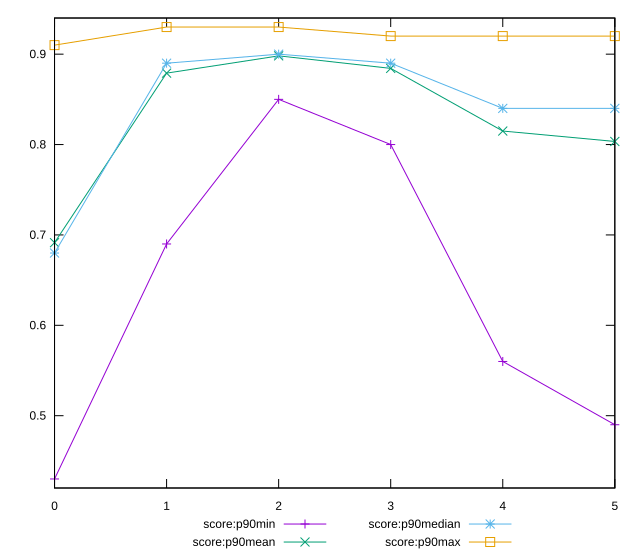

Here is the gnuplot script that generated this plot:
reset

$scoreP90Min <<EOF
0 0.43
1 0.69
2 0.85
3 0.8
4 0.56
5 0.49
EOF

$scoreP90Mean <<EOF
0 0.6914285714285713
1 0.8790109890109888
2 0.8981318681318682
3 0.8842857142857137
4 0.8149450549450546
5 0.8034065934065934
EOF

$scoreP90Median <<EOF
0 0.68
1 0.89
2 0.9
3 0.89
4 0.84
5 0.84
EOF

$scoreP90Max <<EOF
0 0.91
1 0.93
2 0.93
3 0.92
4 0.92
5 0.92
EOF

set key outside below
set xrange [0:5]
set yrange [0.42:0.9400000000000001]
set trange [0.42:0.9400000000000001]
set terminal svg size 640, 560 enhanced background rgb 'white'
set output "reprap/total-blocking-time/progression/score.svg"

plot $scoreP90Min title "score:p90min" with linespoints, \
     $scoreP90Mean title "score:p90mean" with linespoints, \
     $scoreP90Median title "score:p90median" with linespoints, \
     $scoreP90Max title "score:p90max" with linespoints

reset
